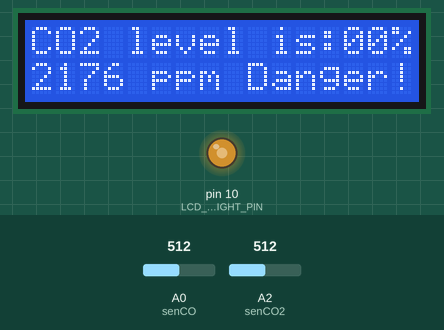
This sketch was run on a simulated Arduino Uno, built with avr-gcc and run on an emulated ATmega328P. Parts: 16×2 character LCD, output pins drawn as LEDs (lit = HIGH). Inputs (shaded band) come from the test bench; at power-on: A2 (senCO2) = 512, A0 (senCO) = 512. Pins used as bus, display or sensor lines are not drawn; what the sketch prints to the serial monitor is not drawn.

Above: at 12.4 s.
12.5 s: A2 (senCO2) set to 490
At 18.4 s:
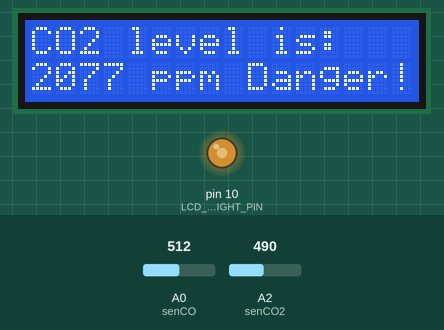
24.4 s: A2 (senCO2) set to 463
At 29.6 s:
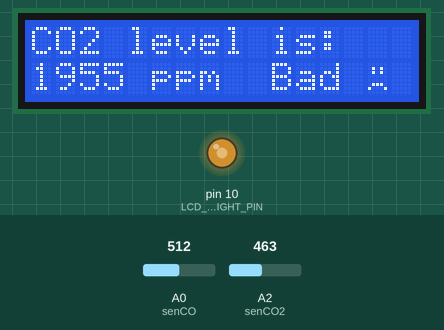
36.3 s: A0 (senCO) set to 122
At 39.6 s:
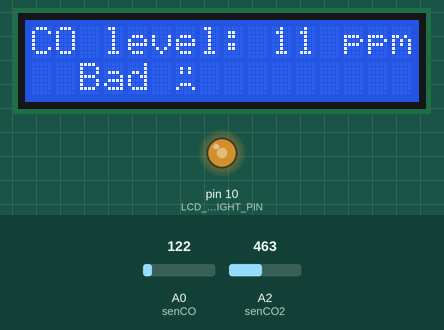
48.2 s: A0 (senCO) set to 90
At 50.9 s:
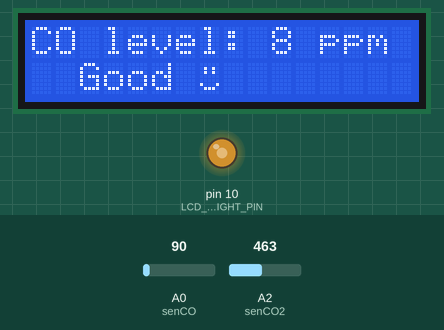
60.1 s: A2 (senCO2) set to 257
At 65.8 s:
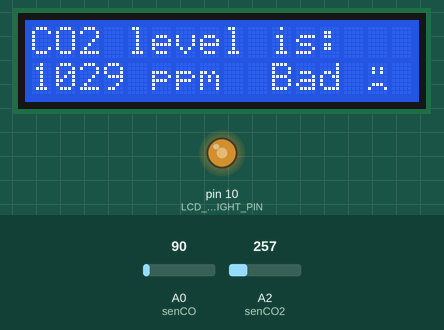
69.8 s: A2 (senCO2) set to 242
At 72.1 s:
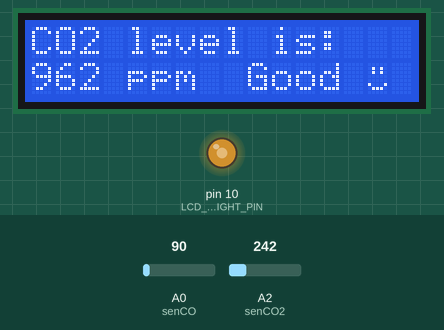

Measured:
- the behaviour switches between 474 and 473 on A2 (senCO2) (found by bisection; images 1 and 2)
- the behaviour switches between 251 and 250 on A2 (senCO2) (found by bisection; images 5 and 6)
- after the input at 24.4 s, the display: first differs from a run without the input after 4.9 s (image 2)
- after the input at 36.3 s, the display: changes after 2.0 s (image 3)
- after the input at 48.2 s, the display: changes after 2.1 s (image 4)
- after the input at 69.8 s, the display: first differs from a run without the input after 1.6 s (image 6)
- what the display in image 1 shows lasts 3.0 s, from 17.3 s to 20.3 s

The sketch:

carbon_gas_monitoring_system.ino
```cpp
#include <LiquidCrystal.h>

#define senCO2 A2
#define senCO A0
//LCD Control
#define LCD_CONTRAST_PIN 9
#define LCD_BACKLIGHT_PIN 10

int gas, co2lvl;
int colvl;
const int rs = 12, en = 11, d4 = 5, d5 = 4, d6 = 3, d7 = 2;
LiquidCrystal lcd(rs, en, d4, d5, d6, d7);


byte smiley[8] = {
  0b00000,
  0b01010,
  0b01010,
  0b00000,
  0b00000,
  0b10001,
  0b01110,
  0b00000
};

byte sad[8] = {
  0b00000,
  0b01010,
  0b01010,
  0b00000,
  0b00000,
  0b01110,
  0b10001,
  0b00000
};

void setup() {
  // Initialize pins as output
  pinMode(LCD_CONTRAST_PIN, OUTPUT);
  pinMode(LCD_BACKLIGHT_PIN, OUTPUT);

  // Set Contrast Level (76.5 of 255 ~ 30% duty cycle)
  analogWrite(LCD_CONTRAST_PIN, 1);

  // Set Backlight Level (153 of 255 ~ 60% duty cycle)
  analogWrite(LCD_BACKLIGHT_PIN, 153);


  pinMode(senCO2, INPUT);
  pinMode(senCO, INPUT);
  Serial.begin(9600);
  lcd.begin(16, 2);

  lcd.setCursor(0, 0);
  lcd.print("  CO2 & Co Meter   ");
  lcd.setCursor(0, 1);
  delay(1000);
  lcd.clear();
  lcd.print("Warming coil");

  for (int i = 0; i <= 100; i++) {
    lcd.setCursor(12, 0);
    if (i < 100) lcd.print(" ");

    lcd.print(i);
    lcd.print("%");
    delay(100);
  }
  lcd.createChar(0, smiley);
  lcd.createChar(1, sad);
}

void loop() {
  // Carbon Dioxide
  gas = analogRead(senCO2);
  co2lvl = gas - 117;
  co2lvl = map(co2lvl, 0, 1023, 400, 5000);
  Serial.print("CO2 = ");
  Serial.print(co2lvl);
  lcd.setCursor (0,0);
  lcd.print("CO2 level is:");
  lcd.setCursor(0,1);
  lcd.print(co2lvl);
  lcd.print(" ppm");

  if((co2lvl >= 350) && (co2lvl <= 1000)) {
    lcd.print("  Good ");
    lcd.write(byte(0));
  }
  else if((co2lvl >= 1000) && (co2lvl <= 2000)) {
    lcd.print("  Bad ");
    lcd.write(byte(1));
  }
  else {
    lcd.print(" Danger!");
  }

  delay(3000);
  lcd.clear();

  // Carbon Monoxide
  gas = analogRead(senCO);
  colvl = map(gas, 5, 1023, 0, 100);
  Serial.print("   CO = ");
  Serial.println(colvl);

  lcd.setCursor (0,0);
 lcd.print("CO level: ");
  lcd.print(colvl);
  lcd.print(" ppm");
lcd.setCursor(0,1);
  if((colvl >= 0) && (colvl <= 9)) {
    lcd.print("  Good ");
    lcd.write(byte(0));
  }
  else if((colvl >= 10) && (colvl <= 25)) {
    lcd.print("  Bad ");
    lcd.write(byte(1));
  }
  else {
    lcd.print(" Danger!");
  }


  delay(3000);
  lcd.clear();
}
```
